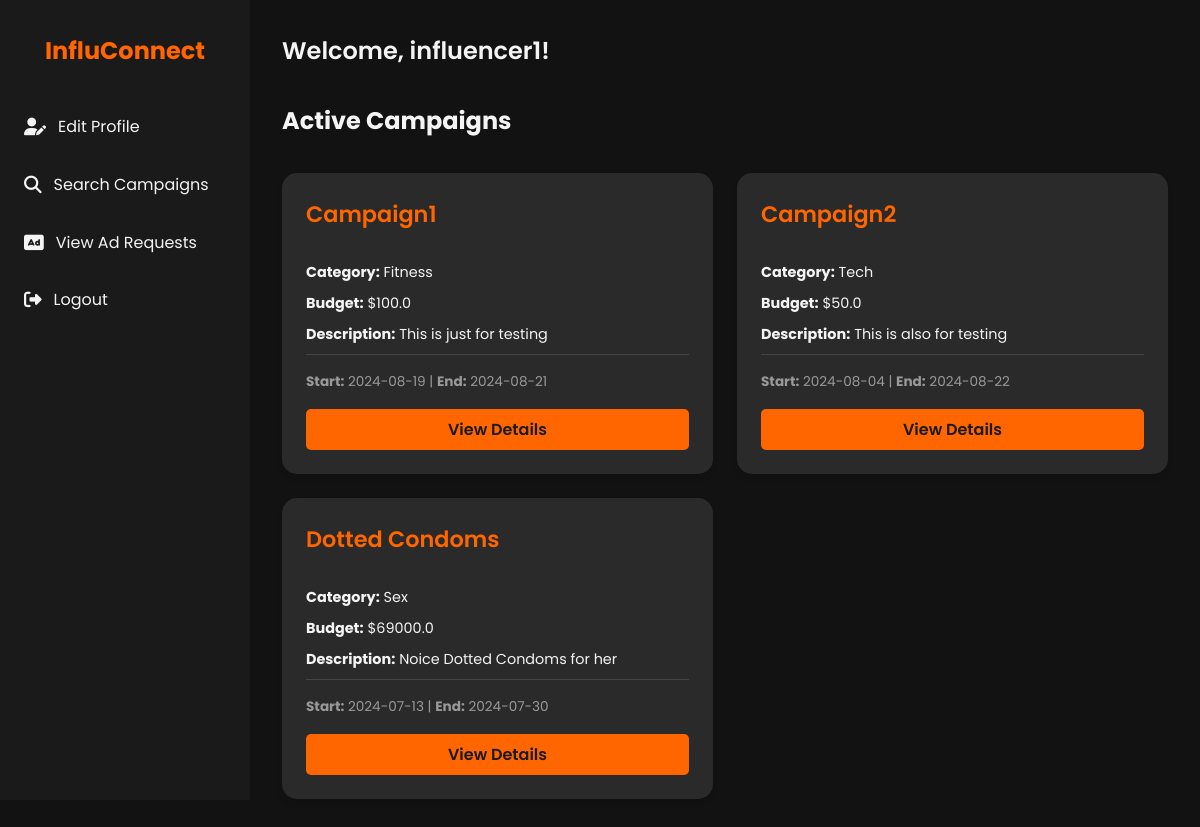
/influencer (signed in), run on an earlier commit of the app's database.
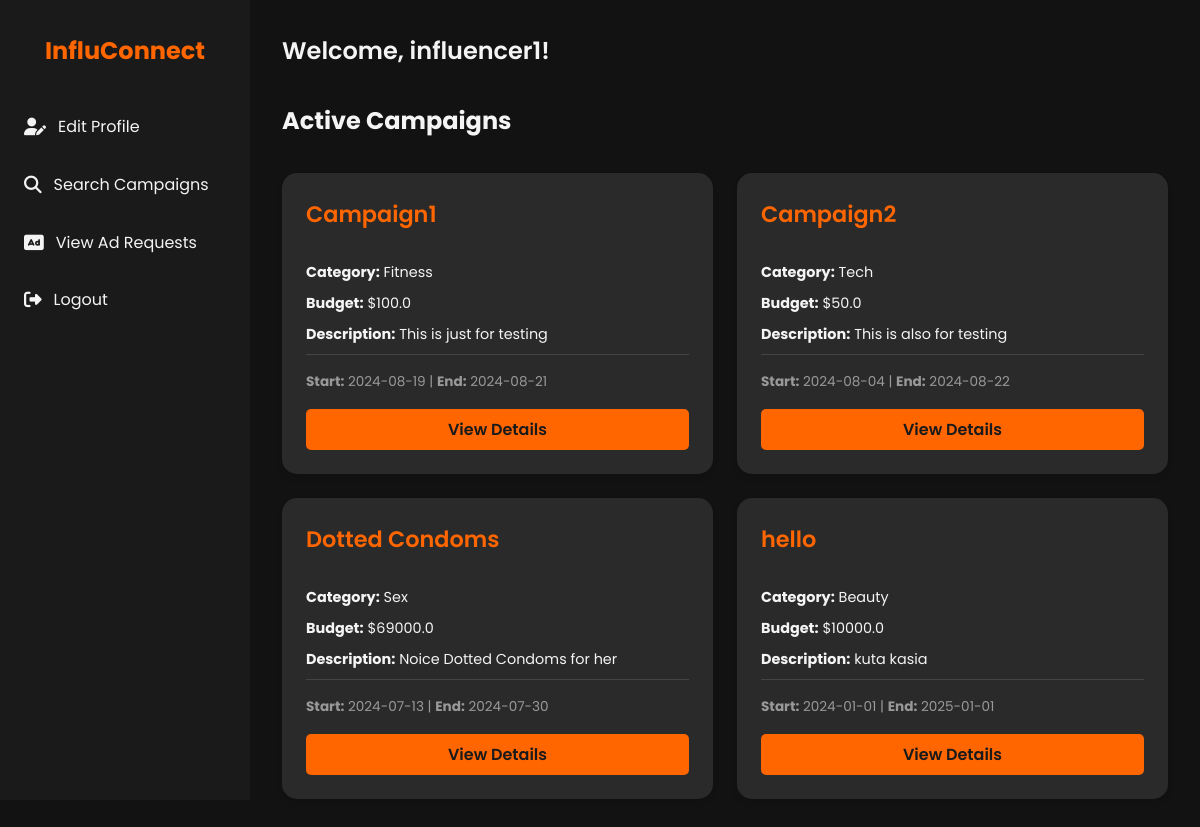
And on a later commit of the database.
### models.py (models this page shows, shortened)
class Campaign(db.Model):
    id = db.Column(db.Integer, primary_key=True)
    sponsor_id = db.Column(db.Integer, db.ForeignKey('sponsor.id'), nullable=False)
    title = db.Column(db.String(120), nullable=False)
    description = db.Column(db.Text)
    budget = db.Column(db.Float)
    category = db.Column(db.String(120))
    status = db.Column(db.String(50), nullable=False)  # active, completed, flagged
    start_date = db.Column(db.DateTime)
    end_date = db.Column(db.DateTime)
    is_public = db.Column(db.Boolean, default=True)
    sponsor = db.relationship('Sponsor', backref=db.backref('campaigns', lazy=True))

### app.py (the view)
    @app.route('/influencer')
    @login_required
    def influencer():
        if current_user.role != 'influencer':
            flash('Access denied. This page is for influencers only.', 'danger')
            return redirect(url_for('home'))
        active_campaigns = Campaign.query.filter_by(status='active', is_public=True).order_by(Campaign.start_date.desc()).limit(6).all()
        return render_template('influencer.html', current_user=current_user, active_campaigns=active_campaigns)

### templates/influencer.html (shortened to what this page needs)
<!DOCTYPE html>
<html lang="en">
<head>
    <link rel="stylesheet" href="https://cdnjs.cloudflare.com/ajax/libs/font-awesome/6.1.1/css/all.min.css">
</head>
<body>
    <div class="dashboard">
        <aside class="sidebar">
            <div class="logo">
                <h1>InfluConnect</h1>
            </div>
            <nav>
                <ul class="nav-menu">
                    <li class="nav-item">
                        <a href="{{ url_for('influencer_profile') }}" class="nav-link">
                            <i class="fas fa-user-edit"></i> Edit Profile
                        </a>
                    </li>
                    <li class="nav-item">
                        <a href="{{ url_for('search_campaigns') }}" class="nav-link">
                            <i class="fas fa-search"></i> Search Campaigns
                        </a>
                    </li>
                    <li class="nav-item">
                        <a href="{{ url_for('influencer_ad_requests') }}" class="nav-link">
                            <i class="fas fa-ad"></i> View Ad Requests
                        </a>
                    </li>
                    <li class="nav-item">
                        <a href="{{ url_for('logout') }}" class="nav-link">
                            <i class="fas fa-sign-out-alt"></i> Logout
                        </a>
                    </li>
                </ul>
            </nav>
        </aside>
        <main class="main-content">
            <header class="header">
                <h1 class="welcome-text">Welcome, {{ current_user.username }}!</h1>
            </header>
            <section class="active-campaigns">
                <h2>Active Campaigns</h2>
                <div class="campaigns-grid">
                    {% for campaign in active_campaigns %}
                    <div class="campaign-card">
                        <h3 class="campaign-title">{{ campaign.title }}</h3>
                        <p class="campaign-details"><strong>Category:</strong> {{ campaign.category }}</p>
                        <p class="campaign-details"><strong>Budget:</strong> ${{ campaign.budget }}</p>
                        <p class="campaign-details"><strong>Description:</strong> {{ campaign.description[:100] }}{% if campaign.description|length > 100 %}...{% endif %}</p>
                        <p class="campaign-dates">
                            <strong>Start:</strong> {{ campaign.start_date.strftime('%Y-%m-%d') if campaign.start_date else 'N/A' }} |
                            <strong>End:</strong> {{ campaign.end_date.strftime('%Y-%m-%d') if campaign.end_date else 'N/A' }}
                        </p>
                        <a href="{{ url_for('campaign_details', campaign_id=campaign.id) }}" class="btn-view-details">View Details</a>
                    </div>
                    {% endfor %}
                </div>
            </section>
        </main>
    </div>
</body>
</html>

What changed in the data, as far as the page shows it:
added Campaign: title "hello", category "Beauty", budget "10000.0", description "kuta kasia", start_date "2024-01-01", end_date "2025-01-01"
